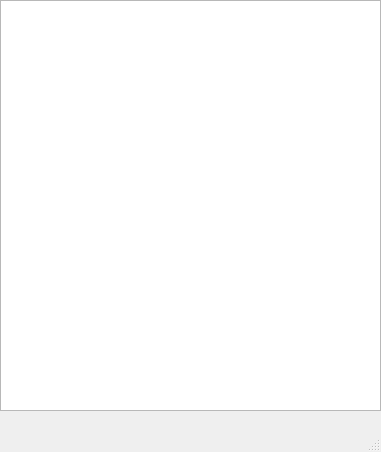
<?xml version="1.0" encoding="UTF-8"?>
<ui version="4.0">
 <class>MainWindow</class>
 <widget class="QMainWindow" name="MainWindow">
  <property name="geometry">
   <rect>
    <x>0</x>
    <y>0</y>
    <width>381</width>
    <height>452</height>
   </rect>
  </property>
  <property name="windowTitle">
   <string>MainWindow</string>
  </property>
  <widget class="QWidget" name="centralwidget">
   <widget class="QListView" name="cofies">
    <property name="geometry">
     <rect>
      <x>0</x>
      <y>0</y>
      <width>381</width>
      <height>411</height>
     </rect>
    </property>
   </widget>
  </widget>
  <widget class="QMenuBar" name="menubar">
   <property name="geometry">
    <rect>
     <x>0</x>
     <y>0</y>
     <width>381</width>
     <height>21</height>
    </rect>
   </property>
  </widget>
  <widget class="QStatusBar" name="statusbar"/>
 </widget>
 <resources/>
 <connections/>
</ui>
